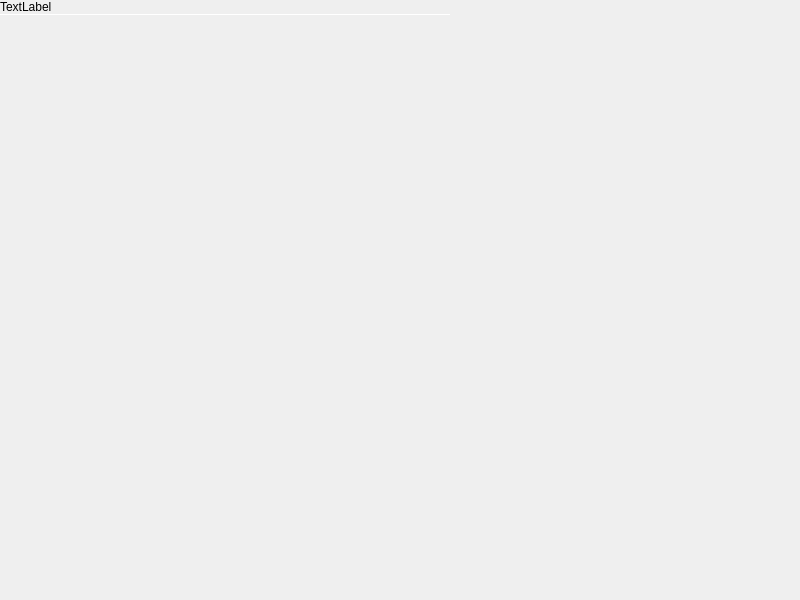
<?xml version="1.0" encoding="UTF-8"?>
<ui version="4.0">
 <class>MainWindow</class>
 <widget class="QDialog" name="MainWindow">
  <property name="geometry">
   <rect>
    <x>0</x>
    <y>0</y>
    <width>800</width>
    <height>600</height>
   </rect>
  </property>
  <property name="windowTitle">
   <string notr="true">MainWindow</string>
  </property>
  <property name="autoFillBackground">
   <bool>true</bool>
  </property>
  <widget class="QWidget" name="mainWidget" native="true">
   <property name="geometry">
    <rect>
     <x>0</x>
     <y>0</y>
     <width>451</width>
     <height>301</height>
    </rect>
   </property>
   <layout class="QVBoxLayout" name="verticalLayout_2">
    <property name="spacing">
     <number>0</number>
    </property>
    <property name="leftMargin">
     <number>0</number>
    </property>
    <property name="topMargin">
     <number>0</number>
    </property>
    <property name="rightMargin">
     <number>0</number>
    </property>
    <property name="bottomMargin">
     <number>0</number>
    </property>
    <item>
     <widget class="QLabel" name="hostnameLabel">
      <property name="text">
       <string notr="true">TextLabel</string>
      </property>
      <property name="margin">
       <number>3</number>
      </property>
     </widget>
    </item>
    <item>
     <widget class="Line" name="line">
      <property name="maximumSize">
       <size>
        <width>16777215</width>
        <height>1</height>
       </size>
      </property>
      <property name="orientation">
       <enum>Qt::Horizontal</enum>
      </property>
     </widget>
    </item>
    <item>
     <widget class="tStackedWidget" name="stackedWidget">
      <widget class="UserListPane" name="userList"/>
      <widget class="PasswordPane" name="passwordPage"/>
      <widget class="ReadyPane" name="readyPage"/>
     </widget>
    </item>
   </layout>
  </widget>
 </widget>
 <customwidgets>
  <customwidget>
   <class>UserListPane</class>
   <extends>QWidget</extends>
   <header>userlistpane.h</header>
   <container>1</container>
   <slots>
    <signal>userSelected(QString,QString)</signal>
    <signal>reject()</signal>
   </slots>
  </customwidget>
  <customwidget>
   <class>tStackedWidget</class>
   <extends>QStackedWidget</extends>
   <header location="global">tstackedwidget.h</header>
   <container>1</container>
  </customwidget>
  <customwidget>
   <class>PasswordPane</class>
   <extends>QWidget</extends>
   <header>passwordpane.h</header>
   <container>1</container>
   <slots>
    <signal>reject()</signal>
    <signal>accept(QString)</signal>
    <signal>sessionChanged(QString)</signal>
   </slots>
  </customwidget>
  <customwidget>
   <class>ReadyPane</class>
   <extends>QWidget</extends>
   <header>readypane.h</header>
   <container>1</container>
   <slots>
    <signal>reject()</signal>
    <signal>accept()</signal>
    <signal>sessionChanged(QString)</signal>
   </slots>
  </customwidget>
 </customwidgets>
 <resources/>
 <connections/>
</ui>
